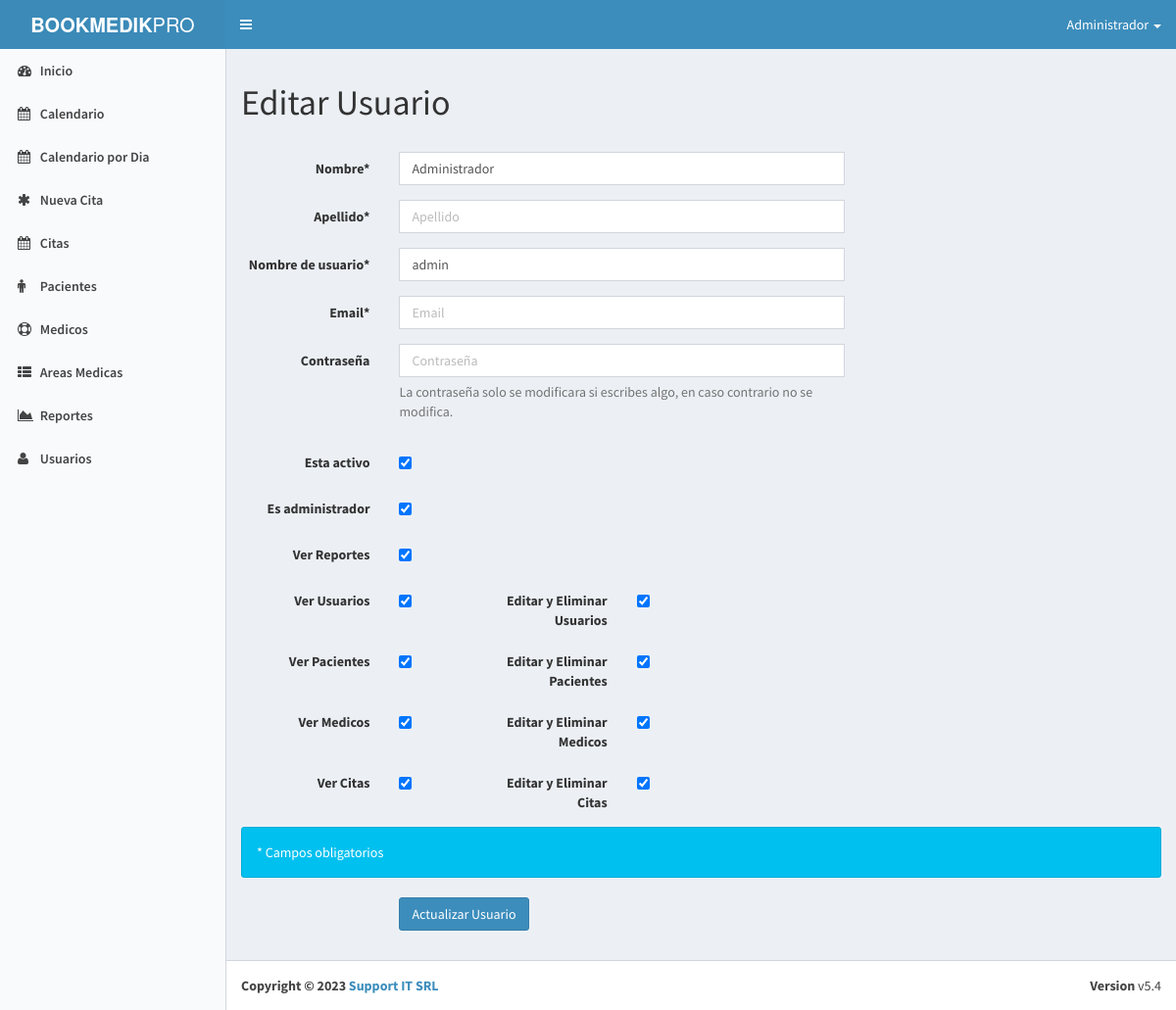
/index.php?view=edituser&id=1 (signed in), run on the app's committed database.
### tables this page shows
create table user (
	id int not null auto_increment primary key,
	username varchar(50),
	name varchar(50),
	lastname varchar(50),
	email varchar(255),
	password varchar(60),
	is_active boolean not null default 1,
	is_admin boolean not null default 0,
	view_reports boolean not null default 1,
	view_users boolean not null default 1,
	edit_users boolean not null default 1,
	view_pacients boolean not null default 1,
	edit_pacients boolean not null default 1,
	view_medics boolean not null default 1,
	edit_medics boolean not null default 1,
	view_reservations boolean not null default 1,
	edit_reservations boolean not null default 1,
	created_at datetime
);

### core/controller/Lb.php (called while the page is built, shortened)
<?php
class Lb {
	public function start(){
		include "core/app/init.php";
	}
}
?>

### index.php (called while the page is built, shortened)
<?php
$lb = new Lb();
$lb->start();
?>

### core/controller/Executor.php (called while the page is built, shortened)
<?php
class Executor {
	public static function doit($sql){
		$con = Database::getCon();
		return array($con->query($sql),$con->insert_id);
	}
}
?>

### core/app/model/UserData.php (called while the page is built, shortened)
<?php
class UserData {
	public static $tablename = "user";
	public static function getById($id){
		$sql = "select * from ".self::$tablename." where id=$id";
		$query = Executor::doit($sql);
		return Model::one($query[0],new UserData());
	}
}
?>

### core/controller/Model.php (called while the page is built, shortened)
<?php
class Model {
	public static function one($query,$aclass){
		$found = null;
		$data = new $aclass;
		while($r = $query->fetch_array()){
			$cnt=1;
			foreach ($r as $key => $v) {
				if($cnt>0 && $cnt%2==0){
					$data->$key = $v;
				}
				$cnt++;
			}
			$found = $data;
			break;
		}
		return $found;
	}
}
?>

### core/app/view/edituser-view.php (the view, shortened to what this page needs)
<section class="content">
<?php $user = UserData::getById($_GET["id"]);?>
<div class="row">
	<div class="col-md-12">
	<h1>Editar Usuario</h1>
	<br>
		<form class="form-horizontal" method="post" id="addproduct" action="index.php?view=updateuser" role="form">
  <div class="form-group">
    <label for="inputEmail1" class="col-lg-2 control-label">Nombre*</label>
    <div class="col-md-6">
      <input type="text" name="name" value="<?php echo $user->name;?>" class="form-control" id="name" placeholder="Nombre">
    </div>
  </div>
  <div class="form-group">
    <label for="inputEmail1" class="col-lg-2 control-label">Apellido*</label>
    <div class="col-md-6">
      <input type="text" name="lastname" value="<?php echo $user->lastname;?>" required class="form-control" id="lastname" placeholder="Apellido">
    </div>
  </div>
  <div class="form-group">
    <label for="inputEmail1" class="col-lg-2 control-label">Nombre de usuario*</label>
    <div class="col-md-6">
      <input type="text" name="username" value="<?php echo $user->username;?>" class="form-control" required id="username" placeholder="Nombre de usuario">
    </div>
  </div>
  <div class="form-group">
    <label for="inputEmail1" class="col-lg-2 control-label">Email*</label>
    <div class="col-md-6">
      <input type="text" name="email" value="<?php echo $user->email;?>" class="form-control" id="email" placeholder="Email">
    </div>
  </div>
  <div class="form-group">
    <label for="inputEmail1" class="col-lg-2 control-label">Contrase&ntilde;a</label>
    <div class="col-md-6">
      <input type="password" name="password" class="form-control" id="inputEmail1" placeholder="Contrase&ntilde;a">
<p class="help-block">La contrase&ntilde;a solo se modificara si escribes algo, en caso contrario no se modifica.</p>
    </div>
  </div>
  <div class="form-group">
    <label for="inputEmail1" class="col-lg-2 control-label" >Esta activo</label>
    <div class="col-md-6">
<div class="checkbox">
    <label>
      <input type="checkbox" name="is_active" <?php if($user->is_active){ echo "checked";}?>>
    </label>
  </div>
    </div>
  </div>
  <div class="form-group">
    <label for="inputEmail1" class="col-lg-2 control-label" >Es administrador</label>
    <div class="col-md-6">
<div class="checkbox">
    <label>
      <input type="checkbox" name="is_admin" <?php if($user->is_admin){ echo "checked";}?>>
    </label>
  </div>
    </div>
  </div>
  <div class="form-group">
    <label for="inputEmail1" class="col-lg-2 control-label">Ver Reportes</label>
    <div class="col-md-6">
<div class="checkbox">
    <label>
      <input type="checkbox" name="view_reports" <?php if($user->view_reports){ echo "checked";}?>>
    </label>
  </div>
    </div>
  </div>
  <div class="form-group">
    <label for="inputEmail1" class="col-lg-2 control-label">Ver Usuarios</label>
    <div class="col-md-1">
<div class="checkbox">
    <label>
      <input type="checkbox" name="view_users" <?php if($user->view_users){ echo "checked";}?>>
    </label>
  </div>
    </div>
    <label for="inputEmail1" class="col-lg-2 control-label">Editar y Eliminar Usuarios</label>
    <div class="col-md-1">
<div class="checkbox">
    <label>
      <input type="checkbox" name="edit_users" <?php if($user->edit_users){ echo "checked";}?>>
    </label>
  </div>
    </div>
  </div>
  <div class="form-group">
    <label for="inputEmail1" class="col-lg-2 control-label">Ver Pacientes</label>
    <div class="col-md-1">
<div class="checkbox">
    <label>
      <input type="checkbox" name="view_pacients" <?php if($user->view_pacients){ echo "checked";}?>>
    </label>
  </div>
    </div>
    <label for="inputEmail1" class="col-lg-2 control-label">Editar y Eliminar Pacientes</label>
    <div class="col-md-1">
<div class="checkbox">
    <label>
      <input type="checkbox" name="edit_pacients" <?php if($user->edit_pacients){ echo "checked";}?>>
    </label>
  </div>
    </div>
  </div>
  <div class="form-group">
    <label for="inputEmail1" class="col-lg-2 control-label">Ver Medicos</label>
    <div class="col-md-1">
<div class="checkbox">
    <label>
      <input type="checkbox" name="view_medics" <?php if($user->view_medics){ echo "checked";}?>>
    </label>
  </div>
    </div>
    <label for="inputEmail1" class="col-lg-2 control-label">Editar y Eliminar Medicos</label>
    <div class="col-md-1">
<div class="checkbox">
    <label>
      <input type="checkbox" name="edit_medics" <?php if($user->edit_medics){ echo "checked";}?>>
    </label>
  </div>
    </div>
  </div>
    <div class="form-group">
    <label for="inputEmail1" class="col-lg-2 control-label">Ver Citas</label>
    <div class="col-md-1">
<div class="checkbox">
    <label>
      <input type="checkbox" name="view_reservations" <?php if($user->view_reservations){ echo "checked";}?>>
    </label>
  </div>
    </div>
    <label for="inputEmail1" class="col-lg-2 control-label">Editar y Eliminar Citas</label>
    <div class="col-md-1">
<div class="checkbox">
    <label>
      <input type="checkbox" name="edit_reservations" <?php if($user->edit_reservations){ echo "checked";}?>>
    </label>
  </div>
    </div>
  </div>
  <p class="alert alert-info">* Campos obligatorios</p>
  <div class="form-group">
    <div class="col-lg-offset-2 col-lg-10">
      <button type="submit" class="btn btn-primary">Actualizar Usuario</button>
    </div>
  </div>
</form>
	</div>
</div>
</section>

### data on the page
user: name "Administrador", username "admin", is_active "☑", is_admin "☑", view_reports "☑", view_users "☑", edit_users "☑", view_pacients "☑", edit_pacients "☑", view_medics "☑", edit_medics "☑", view_reservations "☑", edit_reservations "☑"

### other printed values
UserData::getById($_SESSION["user_id"])->name "Administrador"
